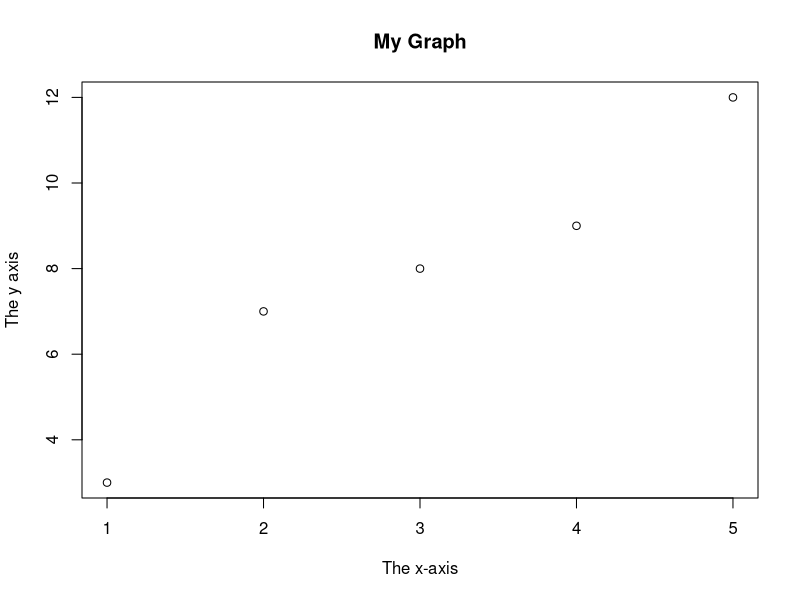
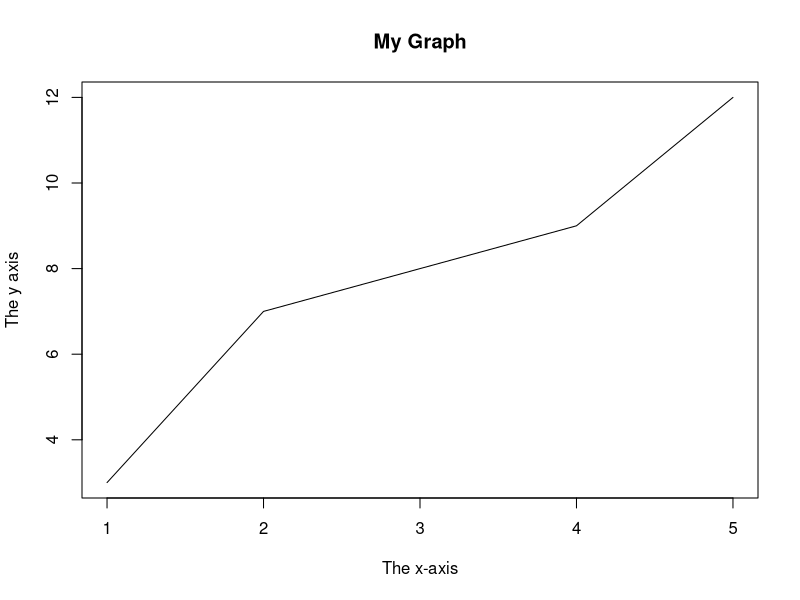
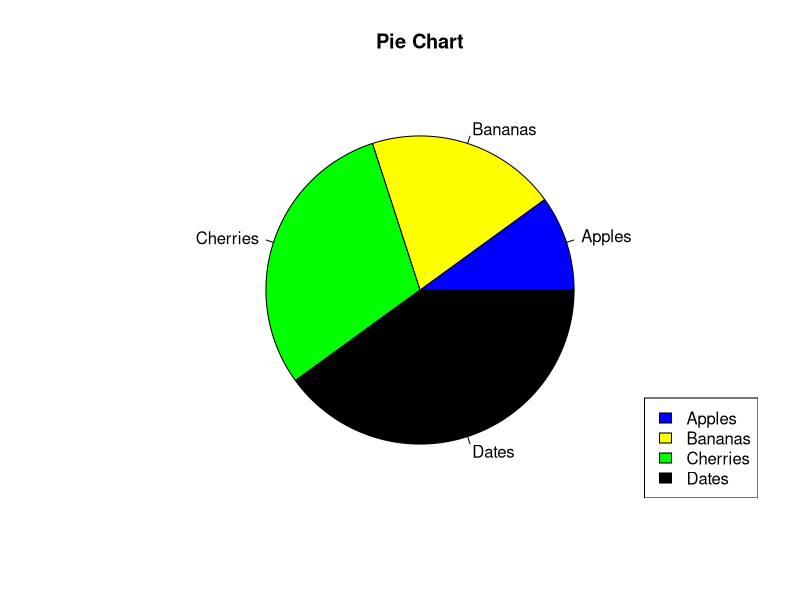
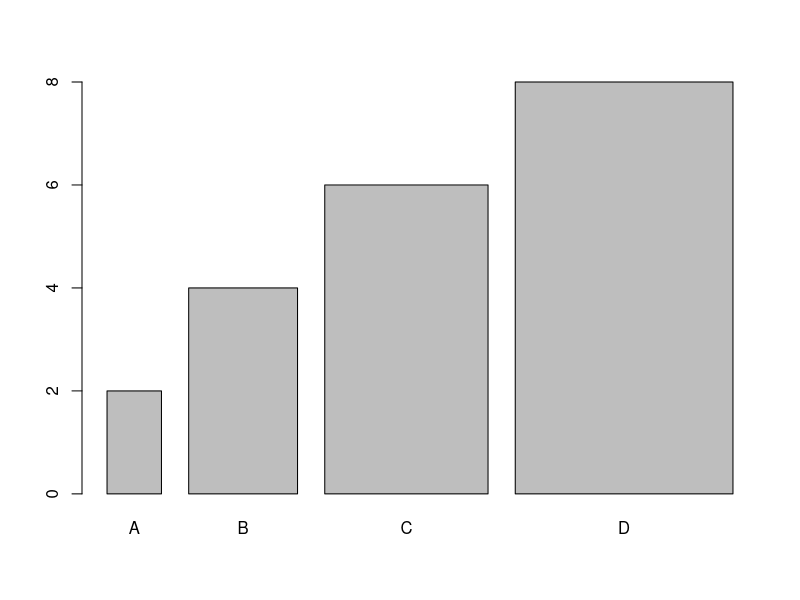

R code for these plots, in order:
## ---- chunk 1
x<-10.5
class(x)
x <- 1000L
class(x)
x <- 9i + 3
class(x)
x <- "R is exciting"
class(x)
x <- TRUE
class(x)
## ---- chunk 2
x<-10.5
print(x)
## ---- chunk 3
y<-"CSPT"
print(y)
## ---- chunk 4
z<-10.5
class(z)
z<-as.integer(z)
class(z)
print(z)
x <- 1L 
y <- 2 
a <- as.numeric(x)
b <- as.integer(y)
x
y
class(a)
class(b)

## ---- chunk 5
x=max(5, 20, 35)
print(x)
x=min(15,20,25)
print(x)
x=sqrt(16)
print(x)
x=abs(-4.7)
print(x)
x=ceiling(1.4)
print(x)
x=floor(1.4)
print(x)
## ---- chunk 6
a <- 200
b <- 33
if (b > a) {
print("b is greater than a")
} else if (a == b) {
print("a and b are equal")
} else {
print("a is greater than b")
}
## ---- chunk 7
i <- 1
while (i < 6) {
print(i)
i <- i + 1
}
## ---- chunk 8
fruits<-c("banana","apple","orange")
fruits
## ---- chunk 9
numbers<-1:10
numbers
## ---- chunk 10
thislist<-list("apple","banana","cherry")
thislist
thislist[3]<-"candy"
thislist
## ---- chunk 11
thismatrix<-matrix(c(1,2,3,4,5,6),nrow=3,ncol=2)
print(thismatrix)
thismatrix[1,2]
## ---- chunk 12
thisarray<-c(1:24)
thisarray
multiarray<-array(thisarray,dim=c(4,3,2))
multiarray[2,3,2] 
multiarray
## ---- chunk 13
Data_Frame <- data.frame (
  Training = c("Strength", "Stamina", "Other"),
  Pulse = c(100, 150, 120),
  Duration = c(60, 30, 45)
)

Data_Frame[1]
Data_Frame[["Training"]]
Data_Frame$Training
Data_Frame[2]
Data_Frame[["Pulse"]]
Data_Frame[3]
Data_Frame[["Duration"]]
## ---- chunk 14
music_genre <- factor(c("Jazz", "Rock", "Classic", "Classic", "Pop", "Jazz", "Rock", "Jazz"))
music_genre
## ---- chunk 15
for (x in 1:10) {
  print(x)
}
## ---- chunk 16
fruits <- list("apple", "banana", "cherry")
for (x in fruits) {
  if (x == "banana") {
    next                                                      
  }
  print(x)
}
## ---- chunk 17
x <- c(1, 2, 3, 4, 5)
y <- c(3, 7, 8, 9, 12)
plot(x, y, main="My Graph", xlab="The x-axis", ylab="The y axis")
## ---- chunk 18
x <- c(1, 2, 3, 4, 5)
y <- c(3, 7, 8, 9, 12)
plot(x, y, type="l", main="My Graph", xlab="The x-axis", ylab="The y axis")
## ---- chunk 19
x <- c(10,20,30,40)
mylabel <- c("Apples", "Bananas", "Cherries", "Dates")
colors <- c("blue", "yellow", "green", "black")
pie(x, label = mylabel, main = "Pie Chart", col = colors)
legend("bottomright", mylabel, fill = colors)
## ---- chunk 20
x <- c("A", "B", "C", "D")
y <- c(2, 4, 6, 8)
barplot(y, names.arg = x, width = c(1,2,3,4))
